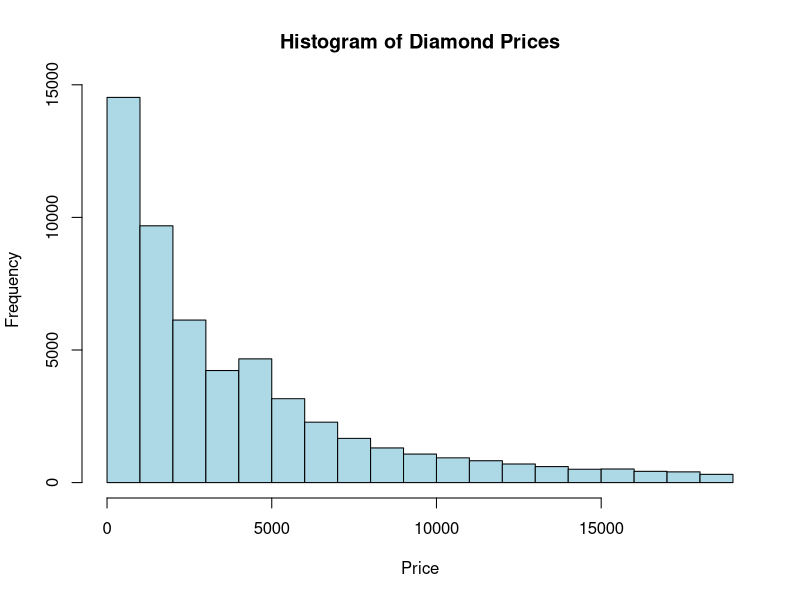
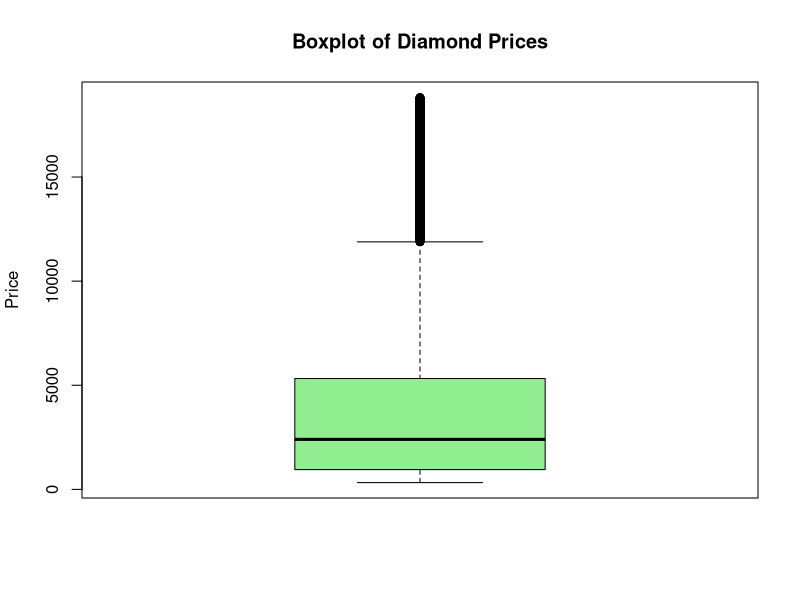
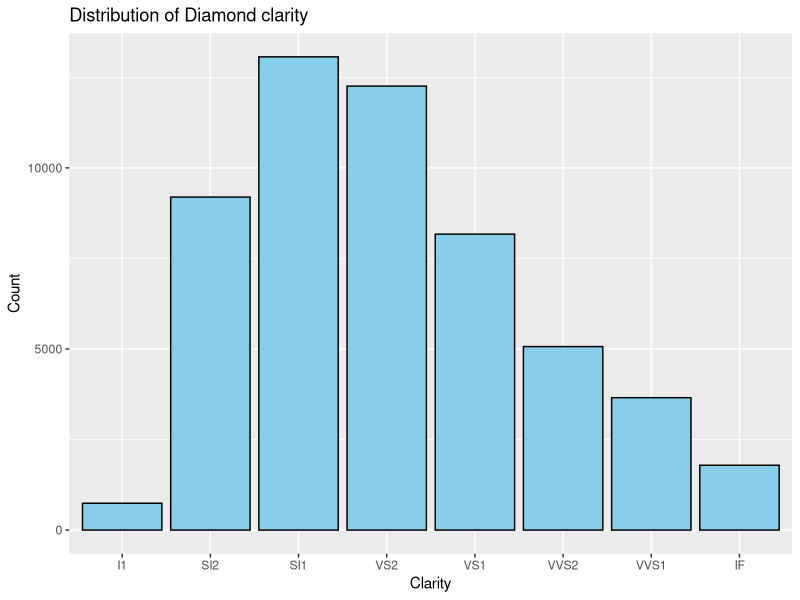
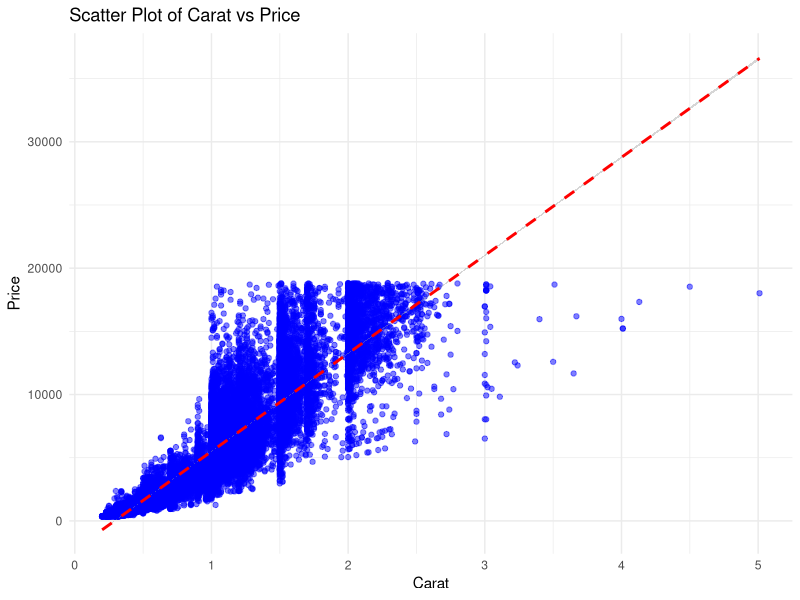
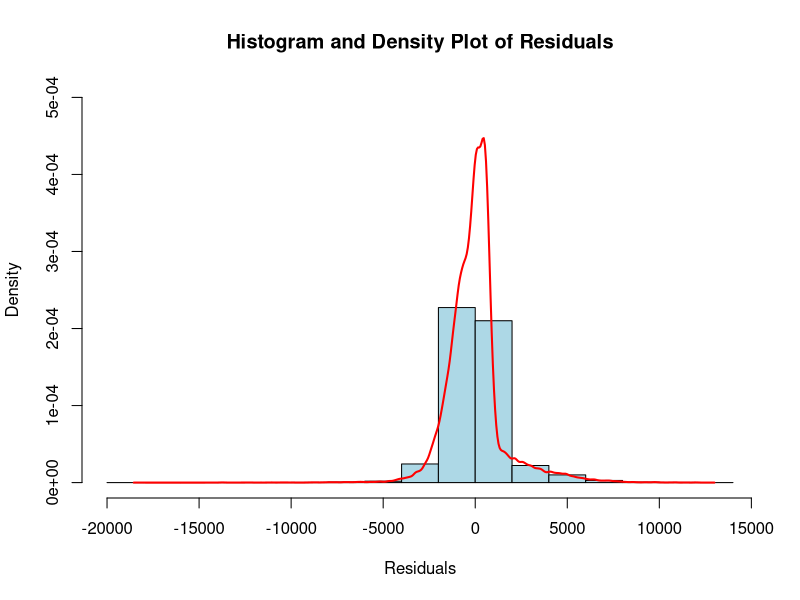
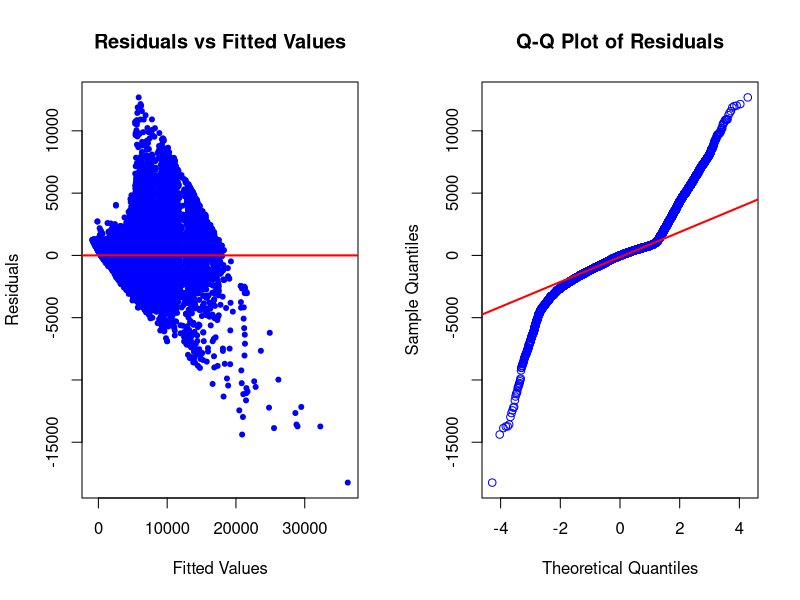
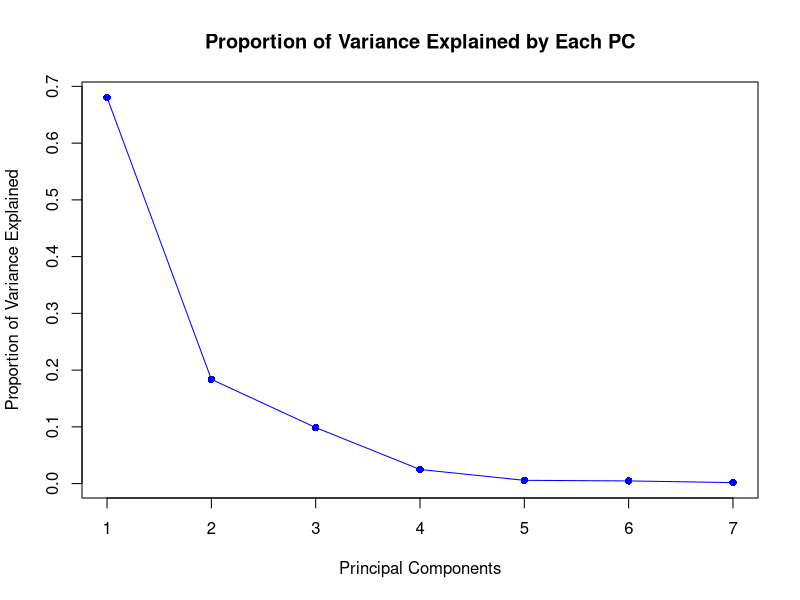
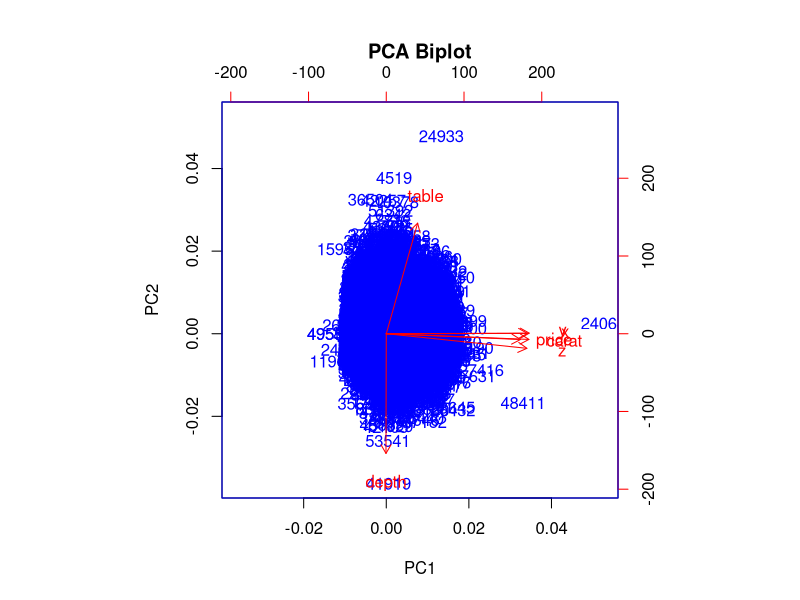

Write the R code that produced these figures, in order.
# Univariate Analysis

  # Q1 Data Overview
    
    library(ggplot2)
    # Load the dataset
    diamond_data <- diamonds
    # Display the structure of the dataset
    str(diamond_data)
    # Display the number of observations and variables
    cat("Number of observations: ", nrow(diamond_data), "\n")
    cat("Number of variables: ", ncol(diamond_data), "\n")
  
  # Q2 Statistics Summary of a numeric variable  
    
    # Choose a numerical variable 'price'
    price <- diamond_data$price
    
    # Calculate summary statistics
    mean_price <- mean(price)
    median_price <- median(price)
    sd_price <- sd(price)
    min_price <- min(price)
    max_price <- max(price)
    
    # Display the results
    cat("Mean price: ", mean_price, "\n")
    cat("Median price: ", median_price, "\n")
    cat("Standard deviation of price: ", sd_price, "\n")
    cat("Minimum price: ", min_price, "\n")
    cat("Maximum price: ", max_price, "\n")
  
  # Q3 Distribution Visualization of the numerical variable      
    
    # Histogram for 'price'
    hist(price, main = "Histogram of Diamond Prices", xlab = "Price", col = "lightblue", border = "black")
    
    # Boxplot for 'price'
    boxplot(price, main = "Boxplot of Diamond Prices", ylab = "Price", col = "lightgreen")
  
  # Q4 Categorical Variable Analysis  
    # Bar plot for the categorical variable 'clarity'
      ggplot(diamond_data, aes(x = clarity)) +
        geom_bar(fill = "skyblue", color = "black") +
        labs(title = "Distribution of Diamond clarity", x = "Clarity", y = "Count")

# Bivariate Analysis
      
  # Q5 Correlation Analysis    
      
    # Choose two numerical variables: carat and price
    carat <- diamond_data$carat
    price <- diamond_data$price
    
    # Calculate the Pearson correlation coefficient
    correlation <- cor(carat, price, method = "pearson")
    
    # Display the correlation coefficient
    cat("Pearson correlation between carat and price: ", correlation, "\n")
  
  # Q6 Scatter Plot Visualization
      
    # Create a scatter plot with a trend line
    ggplot(diamond_data, aes(x = carat, y = price)) +
      geom_point(color = "blue", alpha = 0.5) +  # Scatter plot
      geom_smooth(method = "lm", color = "red", linetype = "dashed") +  # Trend line (linear regression)
      labs(title = "Scatter Plot of Carat vs Price", x = "Carat", y = "Price") +
      theme_minimal()
    
  # Q7 Multiple Linear Regression   
    model <- lm(price ~ carat + depth, data = diamond_data)
    
    # Display the summary of the regression model
    summary(model)
  
  # Q8 Model Diagnostics
    residuals <- model$residuals
    fitted_values <- model$fitted.values
    # distribution of Residuals 
    # Plot histogram of residuals
    hist(residuals, probability = TRUE, main = "Histogram and Density Plot of Residuals", 
         xlab = "Residuals", ylab = "Density", 
         col = "lightblue", border = "black", breaks = 20,ylim=c(0,0.0005))
    # Add density plot on top of the histogram
    lines(density(residuals), col = "red", lwd = 2)
    
    # Set up a 2x2 grid for plots
    par(mfrow = c(1, 2))  # Adjust to show two plots in one row
    # 1. Plot residuals vs fitted values to check for homoscedasticity
    plot(fitted_values, residuals, 
         main = "Residuals vs Fitted Values", 
         xlab = "Fitted Values", 
         ylab = "Residuals",
         pch = 20, col = "blue")
    abline(h = 0, col = "red", lwd = 2)  # Add a horizontal line at 0
    
    # 2. Q-Q plot to check for normality of residuals
    qqnorm(residuals, main = "Q-Q Plot of Residuals", col = "blue")
    qqline(residuals, col = "red", lwd = 2)  # Add a reference line
    par(mfrow = c(1, 1))
    
# Advance Analysis
    
  # Q9 Principle Component Analysis 

    pca_data <- diamond_data[, c("carat", "depth", "table", "price", "x", "y", "z")]
    # Standardize the data (mean = 0, sd = 1)
    scaled_data <- scale(pca_data)
    
    # Perform PCA
    pca_result <- prcomp(scaled_data, center = TRUE, scale. = TRUE)
    
    # Print the summary of PCA to see explained variance
    summary(pca_result)
    
    # Plot the proportion of variance explained by each principal component
    
    # Extract the proportion of variance explained by each principal component
    explained_variance <- summary(pca_result)$importance[2, ]  # Second row corresponds to proportion of variance
    
    # Plot the proportion of variance explained
    plot(explained_variance, 
         type = "o",             # "o" stands for both points and lines
         col = "blue",           # Line color
         pch = 16,               # Point type (filled circle)
         xlab = "Principal Components", 
         ylab = "Proportion of Variance Explained", 
         main = "Proportion of Variance Explained by Each PC")
    

  # Q10 PCA Interpretation 
    
    # Biplot to visualize PCA results
    biplot(pca_result, main = "PCA Biplot", col = c("blue", "red"))
    
    # Print the loadings of the first two principal components
    loadings <- pca_result$rotation
    print(loadings[, 1:2])  # Loadings for the first two principal components
    
    # Optionally, visualize the contribution of each variable to the first two PCs using a plot
    # This can be useful to understand how each variable is associated with PC1 and PC2
    loadings_pc1 <- loadings[, 1]
    loadings_pc2 <- loadings[, 2]
    
    # Create a plot of loadings for the first two components
    par(mfrow = c(1, 2))  # Set up a 1x2 layout for two plots
    barplot(loadings_pc1, main = "Loadings for PC1", col = "lightblue", las = 2, cex.names = 0.7)
    barplot(loadings_pc2, main = "Loadings for PC2", col = "lightgreen", las = 2, cex.names = 0.7)
    par(mfrow = c(1, 1))
    
    # Correlation plot
    
    # Load the necessary library
    library(corrplot)
    
    # Compute the correlation matrix
    cor_matrix <- cor(scaled_data)
    
    # Visualize the correlation matrix using corrplot
    corrplot(cor_matrix, method = "circle", type = "upper", 
             col = colorRampPalette(c("blue", "white", "red"))(200), 
             tl.cex = 0.8, # Text label size
             number.cex = 0.7, # Correlation value size
             addCoef.col = "black", # Add correlation values
             diag = FALSE)  # Don't display the diagonal (1's)
    
    
    
